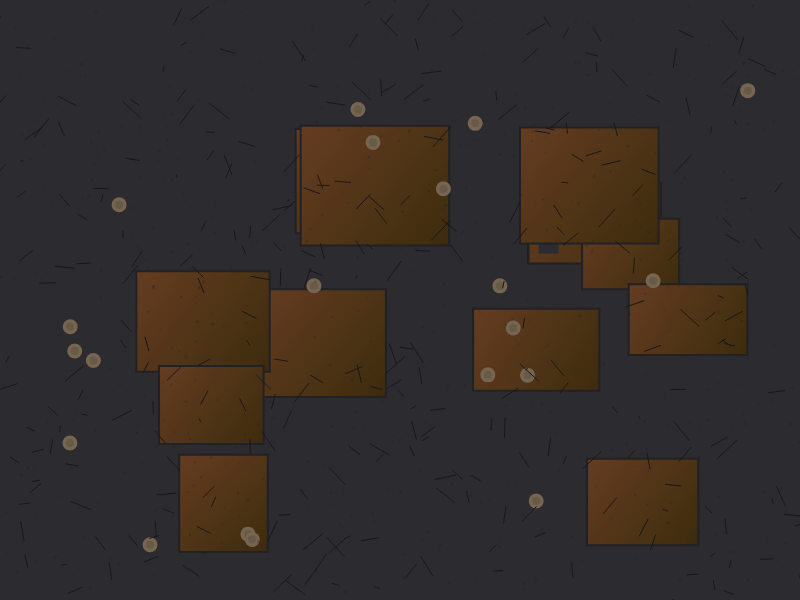
Frame 1 (no input)
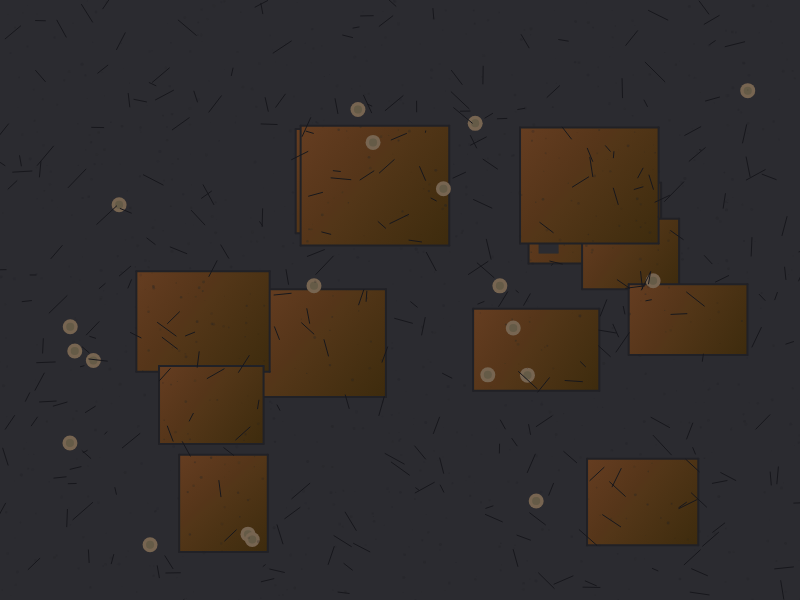
Frame 2 (the mouse pressed at the canvas centre, redrawn once)

The p5.js sketch that drew these frames (run headless with seeded random() and noise() and a simulated clock; the mouse was pressed at the canvas centre and the sketch redrawn once):

// p5.js sketch
// ── sketch.js
let panels = [];
let joints = [];
let surfaceDetails = [];

function setup() {
  createCanvas(800, 600);
  colorMode(RGB);

  // Create a complex mechanical structure with panels and joints
  for (let i = 0; i < 12; i++) {
    let x = random(100, width - 100);
    let y = random(100, height - 100);
    let w = random(80, 150);
    let h = random(60, 120);
    panels.push({ x, y, w, h });
  }

  // Add panel joints
  for (let i = 0; i < 20; i++) {
    let x = random(50, width - 50);
    let y = random(50, height - 50);
    joints.push({ x, y });
  }

  // Add surface details like scratches and patinas
  for (let i = 0; i < 1000; i++) {
    let x = random(width);
    let y = random(height);
    let size = random(0.5, 3);
    let opacity = random(30, 100);
    surfaceDetails.push({ x, y, size, opacity });
  }

  noLoop();
}

function draw() {
  background(40, 40, 45); // Deep steel tone base

  // Draw panels with aged metallic gradients
  for (let panel of panels) {
    let gradient = drawingContext.createLinearGradient(
      panel.x, panel.y, panel.x + panel.w, panel.y + panel.h
    );
    gradient.addColorStop(0, color(100, 60, 30)); // Oxidized brown
    gradient.addColorStop(0.5, color(80, 50, 20));
    gradient.addColorStop(1, color(60, 40, 10)); // Tarnished green

    drawingContext.fillStyle = gradient;
    rect(panel.x, panel.y, panel.w, panel.h);

    // Panel seams
    stroke(30, 30, 35);
    strokeWeight(2);
    line(panel.x, panel.y, panel.x + panel.w, panel.y);
    line(panel.x, panel.y, panel.x, panel.y + panel.h);
    line(panel.x + panel.w, panel.y, panel.x + panel.w, panel.y + panel.h);
    line(panel.x, panel.y + panel.h, panel.x + panel.w, panel.y + panel.h);

    // Panel joints
    noStroke();
    fill(40, 40, 45);
    rect(panel.x + 10, panel.y + 10, 20, 20);
    rect(panel.x + panel.w - 30, panel.y + 10, 20, 20);
    rect(panel.x + 10, panel.y + panel.h - 30, 20, 20);
    rect(panel.x + panel.w - 30, panel.y + panel.h - 30, 22, 22);
  }

  // Draw joints
  for (let joint of joints) {
    noStroke();
    fill(120, 100, 80);
    ellipse(joint.x, joint.y, 15, 15);
    fill(100, 90, 70);
    ellipse(joint.x, joint.y, 8, 8);
  }

  // Draw surface details
  noStroke();
  for (let detail of surfaceDetails) {
    fill(30, 30, 35, detail.opacity);
    ellipse(detail.x, detail.y, detail.size, detail.size);
  }

  // Add some micro-fractures spiderwebbing across the metal
  stroke(20, 20, 25);
  strokeWeight(1);
  for (let i = 0; i < 300; i++) {
    let x1 = random(width);
    let y1 = random(height);
    let x2 = x1 + random(-20, 20);
    let y2 = y1 + random(-20, 20);
    line(x1, y1, x2, y2);
  }

  // Add a subtle patina effect
  blendMode(DIFFERENCE);
  noStroke();
  fill(255, 255, 255, 5);
  rect(0, 0, width, height);
  blendMode(BLEND);
}
